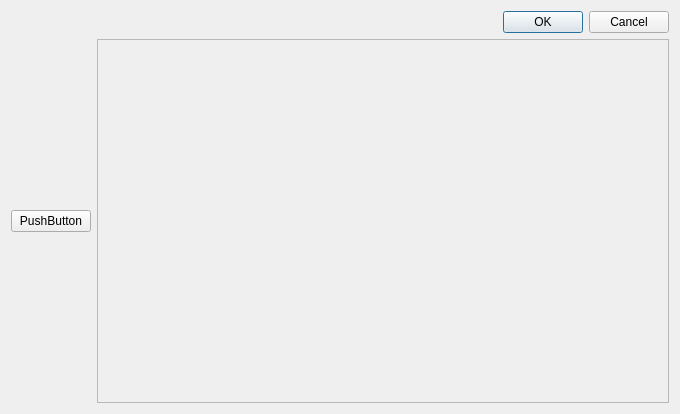
<?xml version="1.0" encoding="UTF-8"?>
<ui version="4.0">
 <class>Form</class>
 <widget class="QWidget" name="Form">
  <property name="geometry">
   <rect>
    <x>0</x>
    <y>0</y>
    <width>680</width>
    <height>414</height>
   </rect>
  </property>
  <property name="windowTitle">
   <string>Form</string>
  </property>
  <layout class="QVBoxLayout" name="verticalLayout">
   <item>
    <widget class="QDialogButtonBox" name="buttonBox">
     <property name="standardButtons">
      <set>QDialogButtonBox::Cancel|QDialogButtonBox::Ok</set>
     </property>
    </widget>
   </item>
   <item>
    <layout class="QHBoxLayout" name="horizontalLayout">
     <item>
      <widget class="QPushButton" name="pushButton">
       <property name="text">
        <string>PushButton</string>
       </property>
      </widget>
     </item>
     <item>
      <layout class="QGridLayout" name="gridLayout">
       <item row="0" column="0">
        <widget class="QScrollArea" name="scrollArea">
         <property name="widgetResizable">
          <bool>true</bool>
         </property>
         <widget class="QWidget" name="scrollAreaWidgetContents">
          <property name="geometry">
           <rect>
            <x>0</x>
            <y>0</y>
            <width>530</width>
            <height>340</height>
           </rect>
          </property>
         </widget>
        </widget>
       </item>
      </layout>
     </item>
    </layout>
   </item>
  </layout>
 </widget>
 <resources/>
 <connections/>
</ui>
